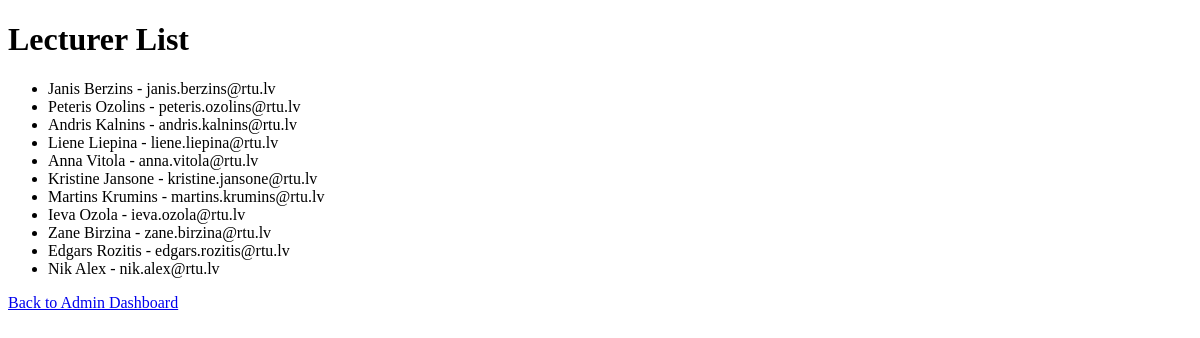
The app's page /admin/lecturers (signed in), older data.
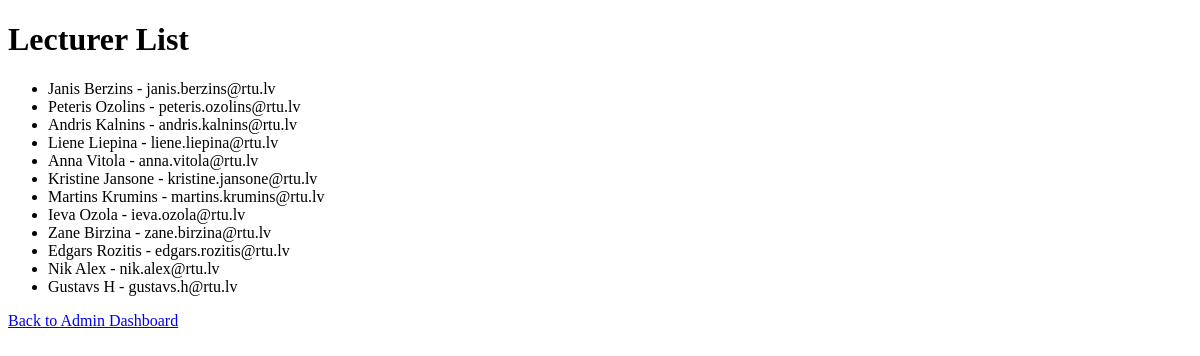
The same page, newer data.
### website/models.py (models this page shows)
class User(db.Model, UserMixin):
    id = db.Column(db.Integer, primary_key=True)
    email = db.Column(db.String(150), unique=True)
    password = db.Column(db.String(150))
    first_name = db.Column(db.String(150))
    role = db.Column(db.String(10), default='student')  # Possible values: admin, lecturer, student

### website/views.py (the view)
@views.route('/admin/lecturers')
@login_required
def admin_lecturers():
    if current_user.role != 'admin':
        return "Access denied", 403  # Or handle as appropriate
    lecturers = User.query.filter_by(role='lecturer').all()
    return render_template("admin_lecturers.html", lecturers=lecturers)

### website/__init__.py (called while the page is built)
def create_app():
    app = Flask(__name__)
    app.config['SECRET_KEY'] = 'hjshjhdjah kjshkjdhjs'
    app.config['SQLALCHEMY_DATABASE_URI'] = f'sqlite:///{DB_NAME}'
    db.init_app(app)
    from .views import views
    from .auth import auth
    app.register_blueprint(views, url_prefix='/')
    app.register_blueprint(auth, url_prefix='/')
    from .models import User
    create_database(app)
    login_manager = LoginManager()
    login_manager.login_view = 'auth.login'
    login_manager.init_app(app)
    @login_manager.user_loader
    def load_user(id):
        return User.query.get(int(id))
    return app

### website/templates/admin_lecturers.html (shortened to what this page needs)
<!DOCTYPE html>
<html lang="en">
<head>
</head>
<body>
    <h1>Lecturer List</h1>
    <div>
        <ul>
            {% for lecturer in lecturers %}
                <li>{{ lecturer.first_name }} - {{ lecturer.email }}</li>
            {% else %}
                <li>No lecturers found.</li>
            {% endfor %}
        </ul>
    </div>
    <a href="/admin">Back to Admin Dashboard</a>
</body>
</html>

Row changes from the older to the newer data that the page shows:
added User: first_name "Gustavs H", email "gustavs.h@rtu.lv"
